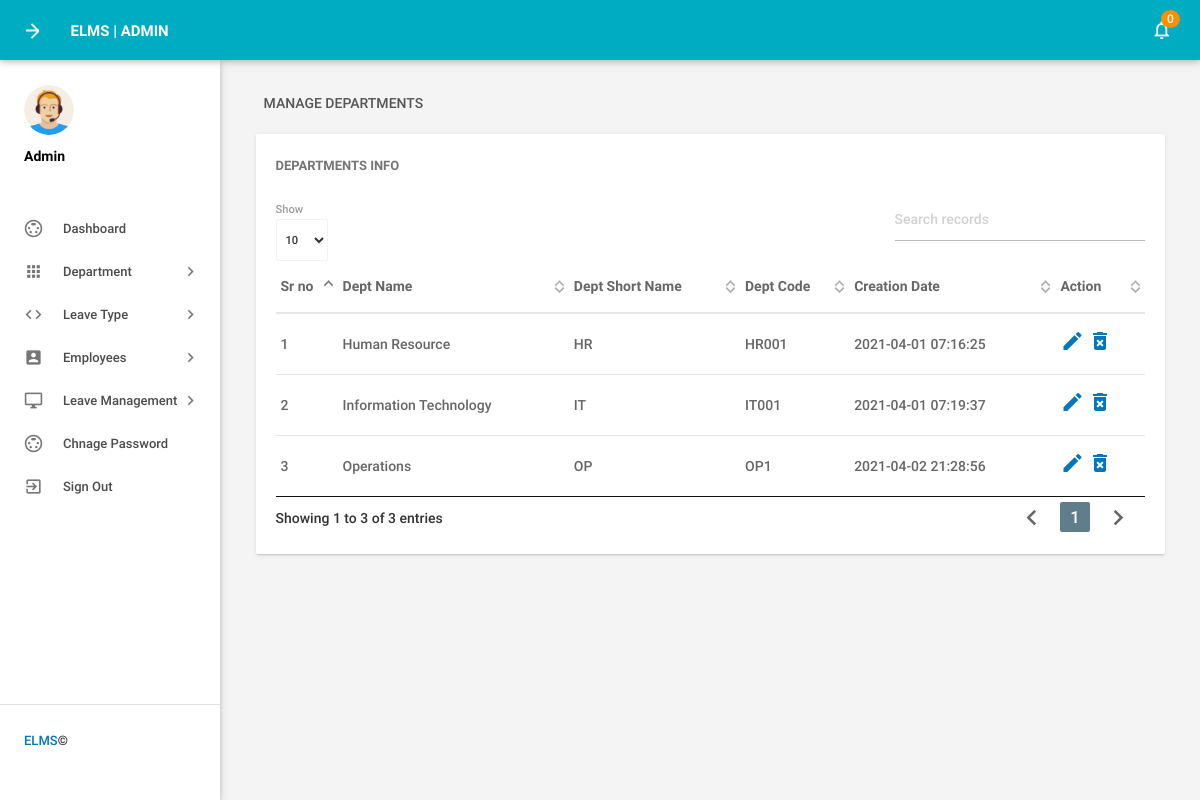
Screenshot of /admin/managedepartments.php (signed in) with the database file from the repository.
### tables this page shows
CREATE TABLE `tbldepartments` (
  `id` int(11) NOT NULL,
  `DepartmentName` varchar(150) DEFAULT NULL,
  `DepartmentShortName` varchar(100) DEFAULT NULL,
  `DepartmentCode` varchar(50) DEFAULT NULL,
  `CreationDate` timestamp NULL DEFAULT current_timestamp()
);

### admin/managedepartments.php (the view, shortened to what this page needs)
<?php
include('includes/config.php');
if(strlen($_SESSION['alogin'])==0)
    {
header('location:index.php');
}
else{
    ?>
<!DOCTYPE html>
<html lang="en">
    <head>
        <link type="text/css" rel="stylesheet" href="../assets/plugins/materialize/css/materialize.min.css"/>
        <link href="../assets/plugins/material-preloader/css/materialPreloader.min.css" rel="stylesheet">
        <link href="../assets/plugins/datatables/css/jquery.dataTables.min.css" rel="stylesheet">
        <link href="../assets/css/alpha.min.css" rel="stylesheet" type="text/css"/>
        <link href="../assets/css/custom.css" rel="stylesheet" type="text/css"/>
    </head>
    <body>
       <?php include('includes/header.php');?>
       <?php include('includes/sidebar.php');?>
            <main class="mn-inner">
                <div class="row">
                    <div class="col s12">
                        <div class="page-title">Manage Departments</div>
                    </div>
                    <div class="col s12 m12 l12">
                        <div class="card">
                            <div class="card-content">
                                <span class="card-title">Departments Info</span>
                                <table id="example" class="display responsive-table ">
                                    <thead>
                                        <tr>
                                            <th>Sr no</th>
                                            <th>Dept Name</th>
                                            <th>Dept Short Name</th>
                                            <th>Dept Code</th>
                                            <th>Creation Date</th>
                                            <th>Action</th>
                                        </tr>
                                    </thead>
                                    <tbody>
<?php $sql = "SELECT * from tbldepartments";
$query = $dbh -> prepare($sql);
$query->execute();
$results=$query->fetchAll(PDO::FETCH_OBJ);
$cnt=1;
if($query->rowCount() > 0)
{
foreach($results as $result)
{               ?>
                                        <tr>
                                            <td> <?php echo htmlentities($cnt);?></td>
                                            <td><?php echo htmlentities($result->DepartmentName);?></td>
                                            <td><?php echo htmlentities($result->DepartmentShortName);?></td>
                                            <td><?php echo htmlentities($result->DepartmentCode);?></td>
                                            <td><?php echo htmlentities($result->CreationDate);?></td>
                                            <td><a href="editdepartment.php?deptid=<?php echo htmlentities($result->id);?>"><i class="material-icons">mode_edit</i></a><a href="managedepartments.php?del=<?php echo htmlentities($result->id);?>" onclick="return confirm('Do you want to delete');"> <i class="material-icons">delete_forever</i></a></td>
                                        </tr>
                                         <?php $cnt++;} }?>
                                    </tbody>
                                </table>
                            </div>
                        </div>
                    </div>
                </div>
            </main>
        </div>
        <div class="left-sidebar-hover"></div>
    </body>
</html>
<?php } ?>

### admin/includes/header.php (shortened to what this page needs)
        <div class="mn-content fixed-sidebar">
            <header class="mn-header navbar-fixed">
                <nav class="cyan darken-1">
                    <div class="nav-wrapper row">
                        <section class="material-design-hamburger navigation-toggle">
                            <a href="#" data-activates="slide-out" class="button-collapse show-on-large material-design-hamburger__icon">
                                <span class="material-design-hamburger__layer"></span>
                            </a>
                        </section>
                        <div class="header-title col s3">
                            <span class="chapter-title">ELMS | Admin</span>
                        </div>
                        <ul class="right col s9 m3 nav-right-menu">
                            <li class="hide-on-small-and-down"><a href="javascript:void(0)" data-activates="dropdown1" class="dropdown-button dropdown-right show-on-large"><i class="material-icons">notifications_none</i>
<?php
$isread=0;
$sql = "SELECT id from tblleaves where IsRead=:isread";
$query = $dbh -> prepare($sql);
$query->bindParam(':isread',$isread,PDO::PARAM_STR);
$query->execute();
$unreadcount=$query->rowCount();?>
                                <span class="badge"><?php echo htmlentities($unreadcount);?></span></a></li>
                        </ul>
                    </div>
                </nav>
            </header>

### admin/includes/sidebar.php (shortened to what this page needs)
   <aside id="slide-out" class="side-nav white fixed">
              <div class="side-nav-wrapper">
                  <div class="sidebar-profile">
                      <div class="sidebar-profile-image">
                          <img src="../assets/images/profile-image.png" class="circle" alt="">
                      </div>
                      <div class="sidebar-profile-info">
                              <p>Admin</p>
                      </div>
                  </div>
              <ul class="sidebar-menu collapsible collapsible-accordion" data-collapsible="accordion">
                  <li class="no-padding"><a class="waves-effect waves-grey" href="dashboard.php"><i class="material-icons">settings_input_svideo</i>Dashboard</a></li>
                  <li class="no-padding">
                      <a class="collapsible-header waves-effect waves-grey"><i class="material-icons">apps</i>Department<i class="nav-drop-icon material-icons">keyboard_arrow_right</i></a>
                  </li>
                  <li class="no-padding">
                      <a class="collapsible-header waves-effect waves-grey"><i class="material-icons">code</i>Leave Type<i class="nav-drop-icon material-icons">keyboard_arrow_right</i></a>
                  </li>
                  <li class="no-padding">
                      <a class="collapsible-header waves-effect waves-grey"><i class="material-icons">account_box</i>Employees<i class="nav-drop-icon material-icons">keyboard_arrow_right</i></a>
                  </li>
 <li class="no-padding">
                      <a class="collapsible-header waves-effect waves-grey"><i class="material-icons">desktop_windows</i>Leave Management<i class="nav-drop-icon material-icons">keyboard_arrow_right</i></a>
                  </li>
<li class="no-padding"><a class="waves-effect waves-grey" href="changepassword.php"><i class="material-icons">settings_input_svideo</i>Chnage Password</a></li>
                      <li class="no-padding">
                              <a class="waves-effect waves-grey" href="logout.php"><i class="material-icons">exit_to_app</i>Sign Out</a>
                          </li>
              </ul>
                 <div class="footer">
                  <p class="copyright"><a href="http://phpgurukul.com/">ELMS </a>©</p>
              </div>
              </div>
          </aside>

### rows the page displays
tbldepartments: DepartmentName "Human Resource", DepartmentShortName "HR", DepartmentCode "HR001", CreationDate "2021-04-01 07:16:25"
tbldepartments: DepartmentName "Information Technology", DepartmentShortName "IT", DepartmentCode "IT001", CreationDate "2021-04-01 07:19:37"
tbldepartments: DepartmentName "Operations", DepartmentShortName "OP", DepartmentCode "OP1", CreationDate "2021-04-02 21:28:56"

### other values shown
$unreadcount "0"
